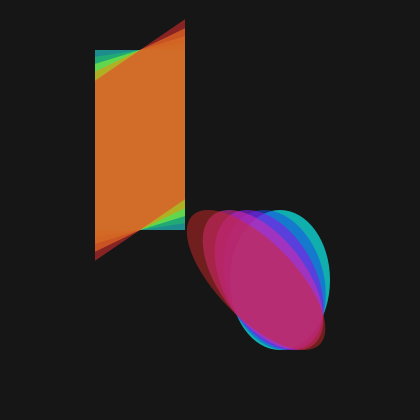
Frame 1 (no input)
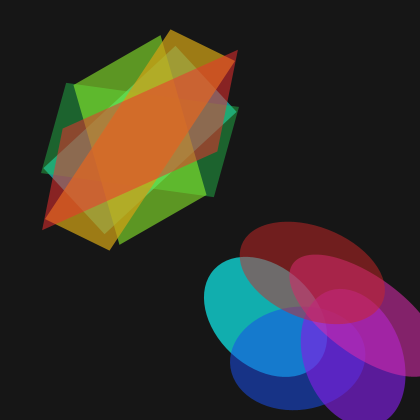
Frame 60 (the mouse pressed at the canvas centre just before this capture)
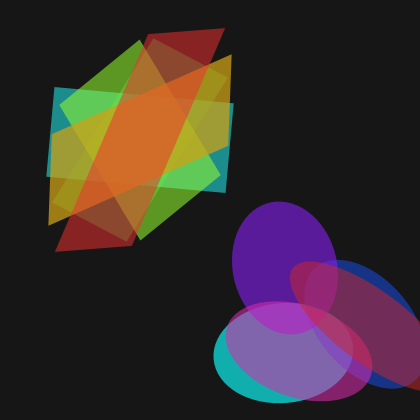
Frame 120 (the mouse held since frame 60 and released just before this capture)

The Processing sketch that drew these frames (run headless with seeded random() and noise(); from frame 60 on, the mouse is pressed at the canvas centre):

// Processing sketch: lesson_1B_vectors_rotation
// ── lesson_1B_vectors_rotation.pde
Ellipse[] e = new Ellipse[5];
Rect[] r = new Rect[5];

void setup() {
  size(420, 420);
  background(32);
  colorMode(HSB, 360, 100, 100, 100);

  for (int i = 0; i < 5; ++i) {
    e[i] = new Ellipse(CENTER, width*2/3, height*2/3, 100, 140);
    r[i] = new Rect(CENTER, width/3, height/3, 90, 180);
    e[i].shearX = 0.15 * i;
    r[i].shearY = -0.15 * i;
    e[i].noStroke = true;
    r[i].noStroke = true;
    e[i].pivot = new PVector(width*3/4, height*3/4);
    e[i].fillColor = color(map(i, 0, 4, 180, 360), random(80, 100), 
      random(80, 100), random(40, 80));
    r[i].fillColor = color(map(i, 4, 0, 0, 180), random(80, 100), 
      random(80, 100), random(40, 80));
  }
}

void draw() {
  background(32);
  for (int i = 0; i < 5; ++i) {
    e[i].update();
    r[i].update();
    e[i].rotation -= i+0.8;
    r[i].rotation += i+0.8;
  }
}

void point(PVector position) {
  point(position.x, position.y);
}

void line(PVector origin, PVector destination) {
  line(origin.x, origin.y, destination.x, destination.y);
}

void ellipse(PVector v1, PVector v2) {
  ellipse(v1.x, v1.y, v2.x, v2.y);
}

void rect(PVector v1, PVector v2) {
  rect(v1.x, v1.y, v2.x, v2.y);
}

void triangle(PVector v1, PVector v2, PVector v3) {
  triangle(v1.x, v1.y, v2.x, v2.y, v3.x, v3.y);
}

void quad(PVector v1, PVector v2, PVector v3, PVector v4) {
  quad(v1.x, v1.y, v2.x, v2.y, v3.x, v3.y, v4.x, v4.y);
}

void bezier(PVector anchor1, PVector control1, PVector control2, PVector anchor2) {
  bezier(anchor1.x, anchor1.y, control1.x, control1.y, control2.x, control2.y, anchor2.x, anchor2.y);
}

void curve(PVector control1, PVector v1, PVector v2, PVector control2) {
  curve(control1.x, control1.y, v1.x, v1.y, v2.x, v2.y, control2.x, control2.y);
}

void vertex(PVector vertex) {
  vertex(vertex.x, vertex.y);
}

void translate(PVector pivot) {
  translate(pivot.x, pivot.y);
}
// ── Ellipse.pde
class Ellipse {
  PVector center;
  PVector scale;
  PVector tlCorner;
  PVector brCorner;
  PVector radii;
  float rotation;
  float shearX;
  float shearY;
  int mode = CENTER; // CENTER, RADIUS, CORNER, CORNERS
  PVector pivot;
  boolean noFill = false;
  boolean noStroke = false;
  color fillColor = color(255);
  color strokeColor = color(0);
  float strokeWeight = 1;

  Ellipse(int mode, PVector a, PVector b) {
    this.mode = mode;
    if (this.mode == CENTER) {
      this.scale = b;
      this.radii = PVector.div(this.scale, 2.0);
      this.center = a;
      this.tlCorner = PVector.sub(a, this.radii);
      this.brCorner = PVector.add(a, this.radii);
    } else if (this.mode == RADIUS) {
      this.scale = PVector.mult(b, 2);
      this.radii = b;
      this.center = a;
      this.tlCorner = PVector.sub(a, b);
      this.brCorner = PVector.add(a, b);
    } else if (this.mode == CORNER) {
      this.scale = b;
      this.radii = PVector.div(this.scale, 2.0);
      this.center = PVector.add(a, this.radii);
      this.tlCorner = a;
      this.brCorner = PVector.add(a, b);
    } else if (this.mode == CORNERS) {
      this.scale = PVector.sub(b, a);
      this.radii = PVector.div(this.scale, 2.0);
      this.center = PVector.add(a, this.radii);
      this.tlCorner = a;
      this.brCorner = b;
    }

    this.pivot = this.center;
  }

  Ellipse(int mode, float a, float b, float c, float d) {
    this.mode = mode;
    if (this.mode == CENTER) {
      this.scale = new PVector(c, d);
      this.radii = new PVector(c / 2.0, d / 2.0);
      this.center = new PVector(a, b);
      this.tlCorner = new PVector(a - c / 2.0, b - d / 2.0);
      this.brCorner = new PVector(a + c / 2.0, b + d / 2.0);
    } else if (this.mode == RADIUS) {
      this.scale = new PVector(c * 2, d * 2);
      this.radii = new PVector(c, d);
      this.center = new PVector(a, b);
      this.tlCorner = new PVector(a - c, b - d);
      this.brCorner = new PVector(a + c, b + d);
    } else if (this.mode == CORNER) {
      this.scale = new PVector(c, d);
      this.radii = new PVector(c / 2.0, d / 2.0);
      this.center = new PVector(a + c / 2.0, b + d / 2.0);
      this.tlCorner = new PVector(a, b);
      this.brCorner = new PVector(a + c, b + d);
    } else if (this.mode == CORNERS) {
      this.scale = new PVector(c - a, d - b);
      this.radii = new PVector((c - a) / 2.0, (d - b) / 2.0); 
      this.center = new PVector(a + (c - a) / 2.0, b + (d - b) / 2.0);
      this.tlCorner = new PVector(a, b);
      this.brCorner = new PVector(c, d);
    }

    this.pivot = this.center;
  }

  @Override
    public String toString() {
    return toString(this.mode);
  }

  String toString(int displayMode) {
    if (displayMode == CORNER) {
      return "[" + this.tlCorner.x
        + ", " + this.tlCorner.y
        + ", " + this.scale.x
        + ", " + this.scale.y + "]";
    } else if (displayMode == CORNERS) {
      return "[" + this.tlCorner.x
        + ", " + this.tlCorner.y
        + ", " + this.brCorner.x
        + ", " + this.brCorner.y + "]";
    } else if (displayMode == RADIUS) {
      return "[" + this.center.x
        + ", " + this.center.y
        + ", " + this.radii.x
        + ", " + this.radii.y + "]";
    } else {
      return "[" + this.center.x
        + ", " + this.center.y
        + ", " + this.scale.x
        + ", " + this.scale.y + "]";
    }
  }

  void update() {
    ellipseMode(this.mode);

    pushStyle();
    if (this.noStroke == true || this.strokeWeight == 0) {
      noStroke();
    } else {
      strokeWeight(this.strokeWeight);
      stroke(this.strokeColor);
    }

    if(this.noFill == true) {
      noFill();
    } else {
      fill(this.fillColor);
    }

    if (this.rotation != 0 || this.shearX != 0 || this.shearY != 0) {
      pushMatrix();
      translate(this.pivot);
      shearX(this.shearX);
      shearY(this.shearY);
      rotate(radians(this.rotation));
      if (this.mode == CENTER) {
        ellipse(PVector.sub(this.center, this.pivot), this.scale);
      } else if (this.mode == CORNER) {
        ellipse(PVector.sub(this.tlCorner, this.pivot), this.scale);
      } else if (this.mode == CORNERS) {
        ellipse(PVector.sub(this.tlCorner, this.pivot), this.brCorner);
      } else if (this.mode == RADIUS) {
        ellipse(PVector.sub(this.center, this.pivot), this.radii);
      }
      popMatrix();
    } else {
      if (this.mode == CENTER) {
        ellipse(this.center, this.scale);
      } else if (this.mode == CORNER) {
        ellipse(this.tlCorner, this.scale);
      } else if (this.mode == CORNERS) {
        ellipse(this.tlCorner, this.brCorner);
      } else if (this.mode == RADIUS) {
        ellipse(this.center, this.radii);
      }
    }
    popStyle();
  }
}
// ── Rect.pde
class Rect {
  PVector center;
  PVector scale;
  PVector tlCorner;
  PVector brCorner;
  PVector radii;
  float rotation;
  float shearX;
  float shearY;
  int mode = CENTER; // CENTER, RADIUS, CORNER, CORNERS
  PVector pivot;
  boolean noFill = false;
  boolean noStroke = false;
  color fillColor = color(255);
  color strokeColor = color(0);
  float strokeWeight = 1;
  int strokeJoin = ROUND; // SQUARE, PROJECT, ROUND

  Rect(int mode, PVector a, PVector b) {
    this.mode = mode;
    if (this.mode == CENTER) {
      this.scale = b;
      this.radii = PVector.div(this.scale, 2.0);
      this.center = a;
      this.tlCorner = PVector.sub(a, this.radii);
      this.brCorner = PVector.add(a, this.radii);
    } else if (this.mode == RADIUS) {
      this.scale = PVector.mult(b, 2);
      this.radii = b;
      this.center = a;
      this.tlCorner = PVector.sub(a, b);
      this.brCorner = PVector.add(a, b);
    } else if (this.mode == CORNER) {
      this.scale = b;
      this.radii = PVector.div(this.scale, 2.0);
      this.center = PVector.add(a, this.radii);
      this.tlCorner = a;
      this.brCorner = PVector.add(a, b);
    } else if (this.mode == CORNERS) {
      this.scale = PVector.sub(b, a);
      this.radii = PVector.div(this.scale, 2.0);
      this.center = PVector.add(a, this.radii);
      this.tlCorner = a;
      this.brCorner = b;
    }

    this.pivot = this.center;
  }

  Rect(int mode, float a, float b, float c, float d) {
    this.mode = mode;
    if (this.mode == CENTER) {
      this.scale = new PVector(c, d);
      this.radii = new PVector(c / 2.0, d / 2.0);
      this.center = new PVector(a, b);
      this.tlCorner = new PVector(a - c / 2.0, b - d / 2.0);
      this.brCorner = new PVector(a + c / 2.0, b + d / 2.0);
    } else if (this.mode == RADIUS) {
      this.scale = new PVector(c * 2, d * 2);
      this.radii = new PVector(c, d);
      this.center = new PVector(a, b);
      this.tlCorner = new PVector(a - c, b - d);
      this.brCorner = new PVector(a + c, b + d);
    } else if (this.mode == CORNER) {
      this.scale = new PVector(c, d);
      this.radii = new PVector(c / 2.0, d / 2.0);
      this.center = new PVector(a + c / 2.0, b + d / 2.0);
      this.tlCorner = new PVector(a, b);
      this.brCorner = new PVector(a + c, b + d);
    } else if (this.mode == CORNERS) {
      this.scale = new PVector(c - a, d - b);
      this.radii = new PVector((c - a) / 2.0, (d - b) / 2.0); 
      this.center = new PVector(a + (c - a) / 2.0, b + (d - b) / 2.0);
      this.tlCorner = new PVector(a, b);
      this.brCorner = new PVector(c, d);
    }

    this.pivot = this.center;
  }

  @Override
    public String toString() {
    return toString(this.mode);
  }

  String toString(int displayMode) {
    if (displayMode == CORNER) {
      return "[" + this.tlCorner.x
        + ", " + this.tlCorner.y
        + ", " + this.scale.x
        + ", " + this.scale.y + "]";
    } else if (displayMode == CORNERS) {
      return "[" + this.tlCorner.x
        + ", " + this.tlCorner.y
        + ", " + this.brCorner.x
        + ", " + this.brCorner.y + "]";
    } else if (displayMode == RADIUS) {
      return "[" + this.center.x
        + ", " + this.center.y
        + ", " + this.radii.x
        + ", " + this.radii.y + "]";
    } else {
      return "[" + this.center.x
        + ", " + this.center.y
        + ", " + this.scale.x
        + ", " + this.scale.y + "]";
    }
  }

  void update() {
    rectMode(this.mode);

    pushStyle();
    if (this.noStroke == true || this.strokeWeight == 0) {
      noStroke();
    } else {
      strokeWeight(this.strokeWeight);
      stroke(this.strokeColor);
    }

    if(this.noFill == true) {
      noFill();
    } else {
      fill(this.fillColor);
    }

    if (this.rotation != 0 || this.shearX != 0 || this.shearY != 0) {
      pushMatrix();
      translate(this.pivot);
      shearX(this.shearX);
      shearY(this.shearY);
      rotate(radians(this.rotation));
      if (this.mode == CENTER) {
        rect(PVector.sub(this.center, this.pivot), this.scale);
      } else if (this.mode == CORNER) {
        rect(PVector.sub(this.tlCorner, this.pivot), this.scale);
      } else if (this.mode == CORNERS) {
        rect(PVector.sub(this.tlCorner, this.pivot), this.brCorner);
      } else if (this.mode == RADIUS) {
        rect(PVector.sub(this.center, this.pivot), this.radii);
      }
      popMatrix();
    } else {
      if (this.mode == CENTER) {
        rect(this.center, this.scale);
      } else if (this.mode == CORNER) {
        rect(this.tlCorner, this.scale);
      } else if (this.mode == CORNERS) {
        rect(this.tlCorner, this.brCorner);
      } else if (this.mode == RADIUS) {
        rect(this.center, this.radii);
      }
    }
    popStyle();
  }
}
